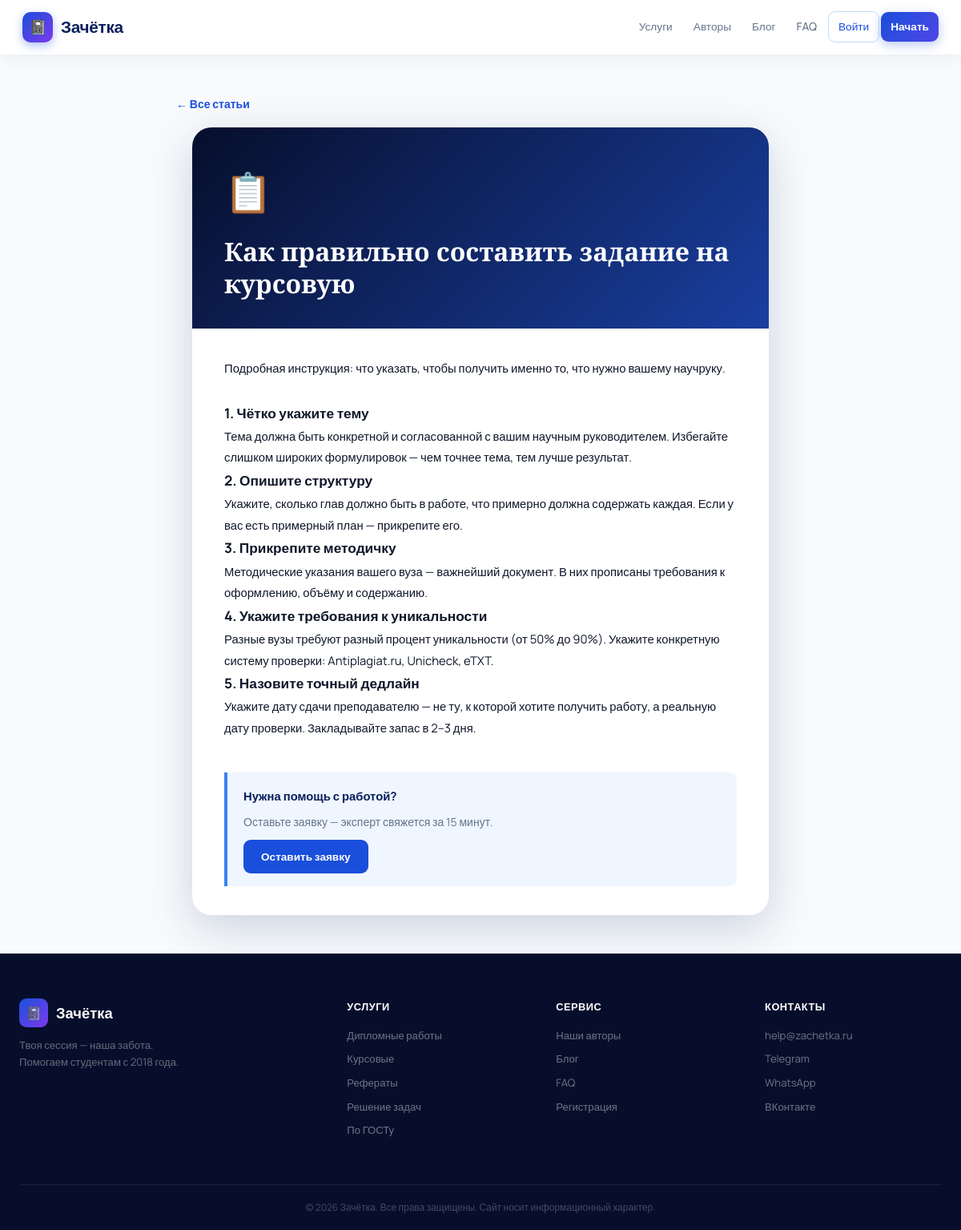
The app's page /blog/kak-sostavit-zadanie with its own data.
### models.py (models this page shows)
class BlogPost(db.Model):
    id = db.Column(db.Integer, primary_key=True)
    title = db.Column(db.String(300), nullable=False)
    slug = db.Column(db.String(300), unique=True, nullable=False)
    excerpt = db.Column(db.String(500))
    content = db.Column(db.Text)
    emoji = db.Column(db.String(10), default='📝')
    created_at = db.Column(db.DateTime, default=datetime.utcnow)

### app.py (the view)
@app.route('/blog/<slug>')
def blog_post(slug):
    post = BlogPost.query.filter_by(slug=slug).first_or_404()
    return render_template('blog_post.html', post=post)

### templates/blog_post.html (shortened to what this page needs)
{% extends "base.html" %}
{% block content %}
<div class="blog-post-page">
  <div class="detail-wrap">
    <a href="{{ url_for('blog') }}" class="btn-back">Все статьи</a>
    <div class="blog-post-wrap">
      <div class="blog-post-head">
        <span class="post-emoji">{{ post.emoji }}</span>
        <h1>{{ post.title }}</h1>
      </div>
      <div class="blog-post-body">
        <p>{{ post.excerpt }}</p>
        <br>
        {% if post.content == 'zadanie' %}
        <h3>1. Чётко укажите тему</h3>
        <p>Тема должна быть конкретной и согласованной с вашим научным руководителем. Избегайте слишком широких формулировок — чем точнее тема, тем лучше результат.</p>
        <h3>2. Опишите структуру</h3>
        <p>Укажите, сколько глав должно быть в работе, что примерно должна содержать каждая. Если у вас есть примерный план — прикрепите его.</p>
        <h3>3. Прикрепите методичку</h3>
        <p>Методические указания вашего вуза — важнейший документ. В них прописаны требования к оформлению, объёму и содержанию.</p>
        <h3>4. Укажите требования к уникальности</h3>
        <p>Разные вузы требуют разный процент уникальности (от 50% до 90%). Укажите конкретную систему проверки: Antiplagiat.ru, Unicheck, eTXT.</p>
        <h3>5. Назовите точный дедлайн</h3>
        <p>Укажите дату сдачи преподавателю — не ту, к которой хотите получить работу, а реальную дату проверки. Закладывайте запас в 2–3 дня.</p>
        {% endif %}
        <br>
        <div style="background:var(--blue-pale);border-left:4px solid var(--blue-light);padding:16px 20px;border-radius:0 10px 10px 0;margin-top:16px">
          <strong style="color:var(--blue-navy)">Нужна помощь с работой?</strong>
          <p style="margin-top:6px;font-size:.875rem;color:var(--gray-text)">Оставьте заявку — эксперт свяжется за 15 минут.</p>
          <a href="{{ url_for('new_order') }}" style="display:inline-block;margin-top:10px;background:var(--blue-mid);color:#fff;padding:9px 22px;border-radius:9px;font-weight:700;font-size:.85rem">Оставить заявку</a>
        </div>
      </div>
    </div>
  </div>
</div>
{% endblock %}

### static/css/style.css (style rules this page uses)
:root { --blue-deep: #060E2B; --blue-navy: #0A1F5C; --blue-mid: #1A4FDB; --blue-light: #3B82F6; --blue-pale: #EFF6FF; --blue-border: #BFDBFE; --indigo: #4F46E5; --violet: #7C3AED; --accent: #F59E0B; --accent2: #EC4899; --green: #10B981; --white: #FFFFFF; --gray-bg: #F8FAFC; --gray-text: #64748B; --gray-border: #E2E8F0; --text: #0F172A; --radius: 16px; --radius-lg: 24px; --shadow-sm: 0 2px 8px rgba(10,31,92,.08); --shadow: 0 6px 24px rgba(10,31,92,.12); --shadow-lg: 0 16px 56px rgba(10,31,92,.18); --shadow-xl: 0 32px 80px rgba(10,31,92,.24); --font: 'Manrope', sans-serif; --font-d: 'Playfair Display', serif; --nav-h: 68px; }
*, *::before, *::after { box-sizing: border-box; margin: 0; padding: 0; }
html { scroll-behavior: smooth; }
body { font-family: var(--font); color: var(--text); background: var(--white); line-height: 1.65; padding-top: var(--nav-h); }
a { color: inherit; text-decoration: none; }
.detail-wrap { max-width: 760px; margin: 0 auto; }
.btn-back { display: inline-block; margin-bottom: 18px; color: var(--blue-mid); font-weight: 700; font-size: .875rem; }
.btn-back::before { content: '← '; }
.blog-post-page { min-height: calc(100vh - var(--nav-h)); background: var(--gray-bg); padding: 48px 24px; }
.blog-post-wrap { max-width: 720px; margin: 0 auto; background: #fff; border-radius: var(--radius-lg); box-shadow: var(--shadow-lg); overflow: hidden; }
.blog-post-head { background: linear-gradient(135deg,var(--blue-deep),#1A3FA0); color: #fff; padding: 40px 40px 36px; }
.blog-post-head .post-emoji { font-size: 3rem; display: block; margin-bottom: 16px; }
.blog-post-head h1 { font-family: var(--font-d); font-size: clamp(1.4rem,3vw,2rem); line-height: 1.25; }
.blog-post-body { padding: 36px 40px; font-size: .925rem; line-height: 1.8; color: var(--text); }

### records on screen
BlogPost: emoji "📋", title "Как правильно составить задание на курсовую", excerpt "Подробная инструкция: что указать, чтобы получить именно то, что нужно вашему научруку."
